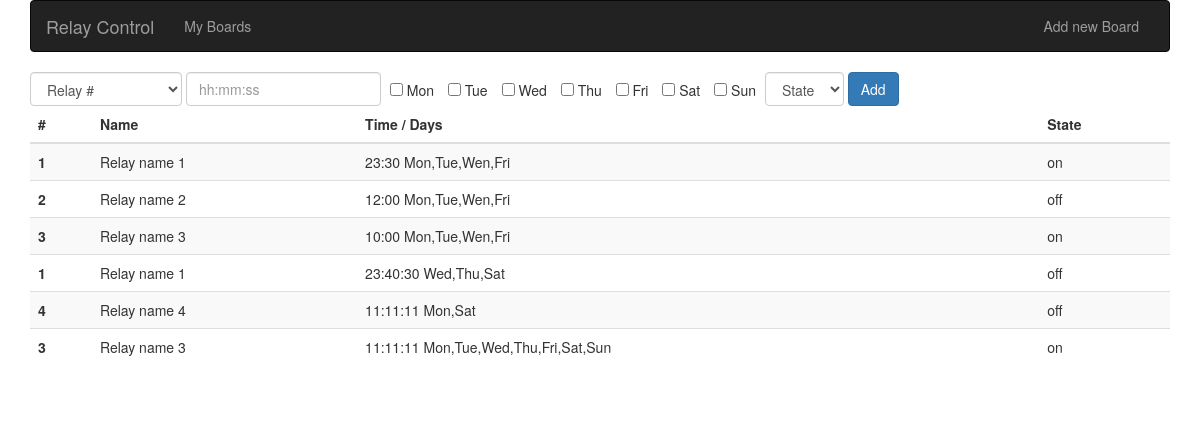
The page /events/1 on the database its author committed.
### tables this page shows
CREATE TABLE IF NOT EXISTS `events` (
  `id` int(11) NOT NULL AUTO_INCREMENT,
  `time` varchar(15) NOT NULL,
  `days` varchar(100) NOT NULL,
  `state` varchar(3) NOT NULL,
  `relay_id` int(11) NOT NULL,
  `board_id` int(11) NOT NULL,
  PRIMARY KEY (`id`)
);

CREATE TABLE IF NOT EXISTS `relays` (
  `id` int(11) NOT NULL AUTO_INCREMENT,
  `relay_id` int(11) NOT NULL,
  `name` varchar(100) NOT NULL,
  `slug` varchar(100) NOT NULL,
  `board_id` int(11) NOT NULL,
  PRIMARY KEY (`id`)
);

### application/core/MY_Loader.php (called while the page is built, shortened)
<?php
class MY_Loader extends CI_Loader {
    public function template($template_name, $vars = array(), $return = FALSE)
    {
        $content  = $this->view('templates/header', $vars, $return);
        $content .= $this->view($template_name, $vars, $return);
    }
}

### application/controllers/events.php (called while the page is built, shortened)
<?php if ( ! defined('BASEPATH')) exit('No direct script access allowed');
class Events extends CI_Controller {
    public function index($board_id)
    {
        $this->load->model(array('events_model', 'relays_model'));
        $events = $this->events_model->index($board_id);
        if($events) $data['events'] = $events;
        $relays = $this->relays_model->index($board_id);
        $data['relays'] = $relays;
        $data['board_id'] = $board_id;
        $data['current_page'] = 'edit_events';
        $this->load->template('events_edit_view', $data);
    }
}

### index.php (called while the page is built, shortened)
<?php
require_once BASEPATH.'core/CodeIgniter.php';

### application/models/events_model.php (called while the page is built, shortened)
<?php if ( ! defined('BASEPATH')) exit('No direct script access allowed');
class Events_model extends CI_Model {
    public function index($board_id)
    {
        $this->db->select('events.*, relays.name, relays.relay_id, relays.id AS relay_u_id');
        $this->db->from('events');
        $this->db->join('relays', 'events.relay_id = relays.id');
        $this->db->where('events.board_id', $board_id);
        $query = $this->db->get();
        return $query->result_array();
    }
}

### application/views/events_edit_view.php (the view, shortened to what this page needs)
<form class="form-inline" id="edit-events" method="post" action="/events/insert/<?php echo $board_id;?>">
    <div class="form-group">
        <select required class="form-control" name="relay-id" id="relay-id">
            <option value="">Relay #</option>
        </select>
    </div>
    <div class="form-group">
        <input required type="text" class="form-control" name="time" id="time" placeholder="hh:mm:ss">
    </div>
    <div class="checkbox">
        <label>
            <input type="checkbox" name="days[Mon]"> Mon
        </label>
        <label>
            <input type="checkbox" name="days[Tue]"> Tue
        </label>
        <label>
            <input type="checkbox" name="days[Wed]"> Wed
        </label>
        <label>
            <input type="checkbox" name="days[Thu]"> Thu
        </label>
        <label>
            <input type="checkbox" name="days[Fri]"> Fri
        </label>
        <label>
            <input type="checkbox" name="days[Sat]"> Sat
        </label>
        <label>
            <input type="checkbox" name="days[Sun]"> Sun
        </label>
    </div>
    <div class="form-group">
        <select required class="form-control" name="state" id="state">
            <option value="">State</option>
        </select>
    </div>
    <input type="submit" class="btn btn-primary" value="Add">
</form>
<?php if (isset($events)): ?>
    <table class="table table-striped table-hover" id="events">
        <thead>
            <tr>
                <th>#</th>
                <th>Name</th>
                <th>Time / Days</th>
                <th>State</th>
            </tr>
        </thead>
        <tbody>
            <?php foreach($events as $event): ?>
                <tr
                data-event_id='<?php echo $event['id'];?>'
                data-relay_id='<?php echo $event['relay_u_id'];?>'
                data-time='<?php echo $event['time'];?>'
                data-days='<?php echo $event['days'];?>'
                data-state='<?php echo $event['state'];?>'>
                    <th scope="row"><?php echo $event['relay_id'];?></th>
                    <td><?php echo $event['name'];?></td>
                    <td><?php echo $event['time'];?> <?php echo trim(str_replace('"', '', $event['days']), '[]');?></td>
                    <td><?php echo $event['state'];?></td>
                </tr>
            <?php endforeach; ?>
        </tbody>
    </table>
<?php endif; ?>

### assets/css/style.css (style rules this page uses)
.form-inline .checkbox label { margin: 0 5px; }
#events.table-hover tbody tr { cursor: pointer; }

### rows shown on the page
events: relay.relay_id "1", relay.name "Relay name 1", time "23:30", days "Mon,Tue,Wen,Fri", state "on"
events: relay.relay_id "2", relay.name "Relay name 2", time "12:00", days "Mon,Tue,Wen,Fri", state "off"
events: relay.relay_id "3", relay.name "Relay name 3", time "10:00", days "Mon,Tue,Wen,Fri", state "on"
events: relay.relay_id "1", relay.name "Relay name 1", time "23:40:30", days "Wed,Thu,Sat", state "off"
events: relay.relay_id "4", relay.name "Relay name 4", time "11:11:11", days "Mon,Sat", state "off"
events: relay.relay_id "3", relay.name "Relay name 3", time "11:11:11", days "Mon,Tue,Wed,Thu,Fri,Sat,Sun", state "on"
